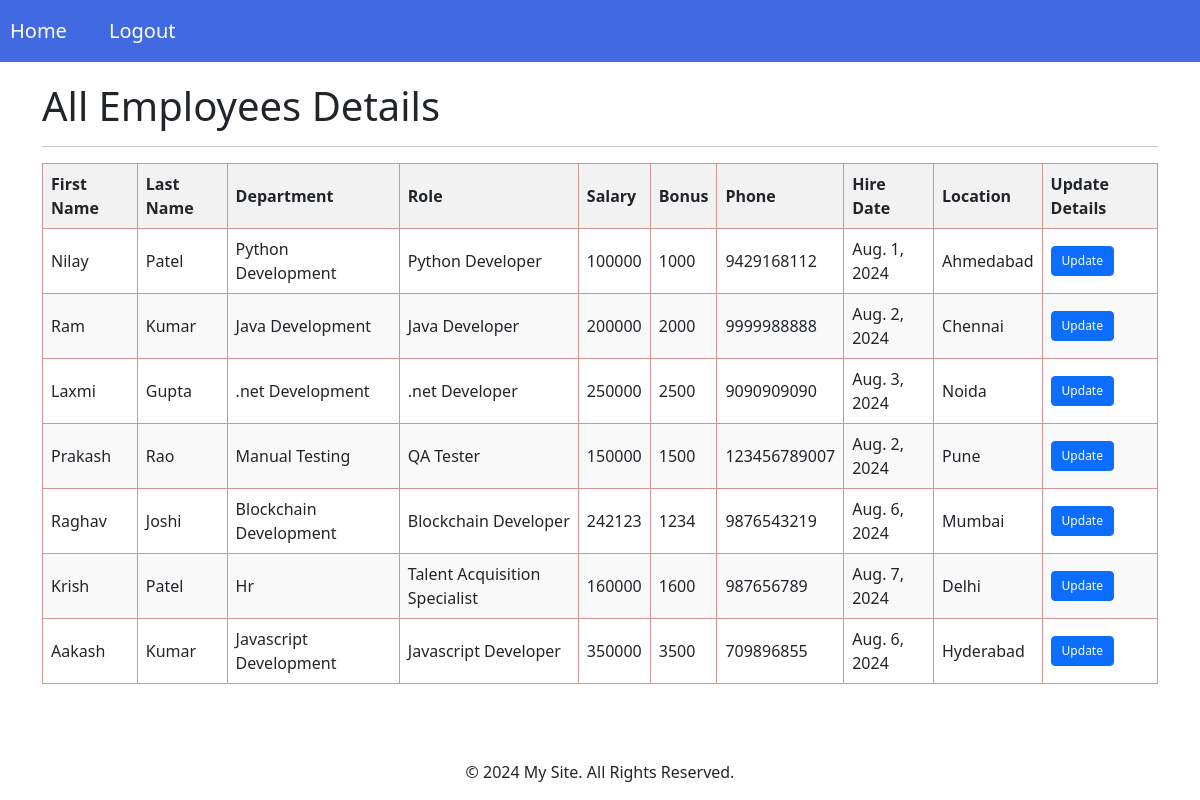
Before: /all_emp/ (signed in) with the older database file.
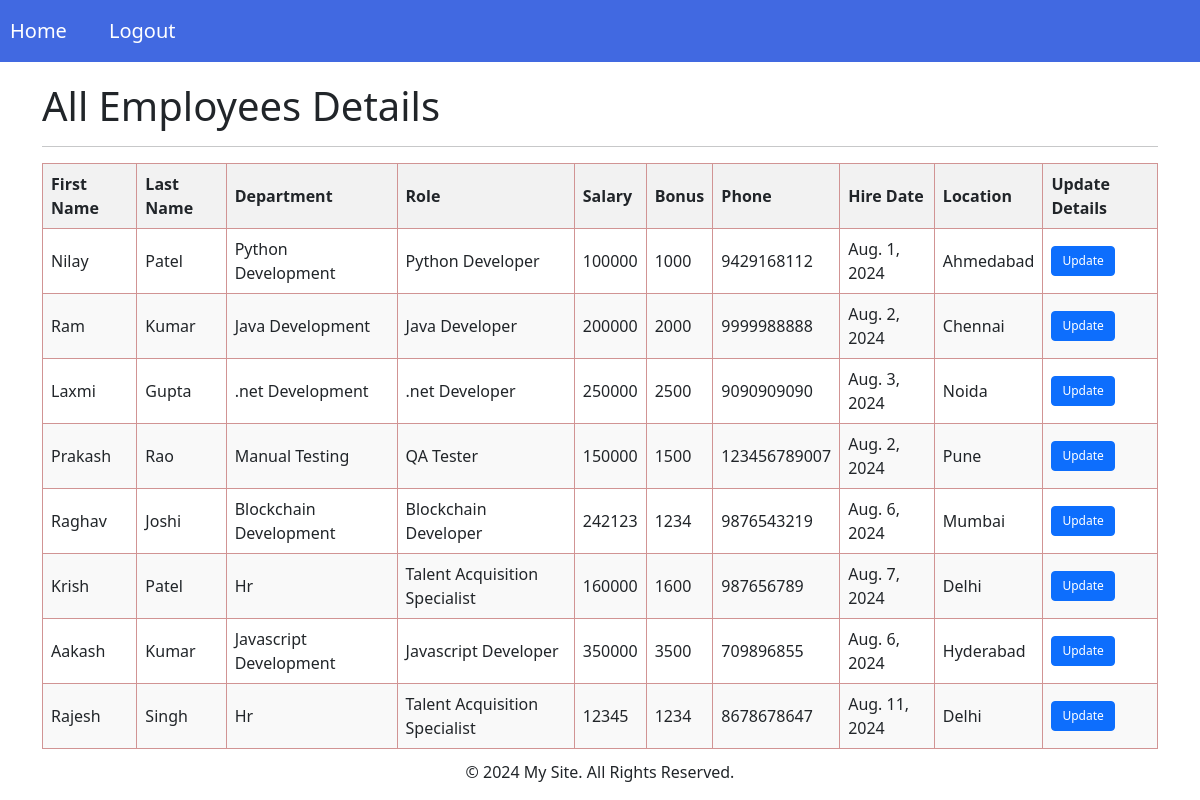
After: the same page with the newer database file.
### emp_app/models.py (models this page shows, shortened)
class Employee(models.Model):
    first_name = models.CharField(max_length=100, null=False)
    last_name = models.CharField(max_length=100)
    dept = models.ForeignKey(Department, on_delete=models.CASCADE)
    salary = models.IntegerField(default=0)
    bonus = models.IntegerField(default=0)
    role = models.ForeignKey(Role, on_delete=models.CASCADE)
    phone = models.CharField(max_length=20)  # Updated to CharField to accommodate international numbers
    hire_date = models.DateField()

class Department(models.Model):
    name = models.CharField(max_length=100,null=False)
    location = models.CharField(max_length=100)

class Role(models.Model):
    name = models.CharField(max_length=100, null=False)

### emp_app/views.py (the view)
# urls.py: path('all_emp/', views.all_emp, name='all_emp'),
@login_required
def all_emp(request):
    emps = Employee.objects.all()
    context = {'emps': emps}
    return render(request, 'view_all_emp.html', context)

### emp_app/templates/view_all_emp.html (shortened to what this page needs)
{% extends 'base.html' %}
{% block content %}
<h1>All Employees Details</h1>
<hr>
<table>
    <thead>
        <tr>
            <th>First Name</th>
            <th>Last Name</th>
            <th>Department</th>
            <th>Role</th>
            <th>Salary</th>
            <th>Bonus</th>
            <th>Phone</th>
            <th>Hire Date</th>
            <th>Location</th>
            <th>Update Details</th>
        </tr>
    </thead>
    <tbody>
        {% for emp in emps %}
            <tr>
                <td>{{ emp.first_name }}</td>
                <td>{{ emp.last_name }}</td>
                <td>{{ emp.dept.name }}</td>
                <td>{{ emp.role.name }}</td>
                <td>{{ emp.salary }}</td>
                <td>{{ emp.bonus }}</td>
                <td>{{ emp.phone }}</td>
                <td>{{ emp.hire_date }}</td>
                <td>{{ emp.dept.location }}</td>
                <td>
                    <a href="{% url 'update_emp' emp.id %}" class="btn btn-primary btn-small">Update</a>
                </td>
            </tr>
        {% empty %}
            <tr>
                <td colspan="10">No employees found.</td>
            </tr>
        {% endfor %}
    </tbody>
</table>
{% endblock %}

### emp_app/templates/base.html (shortened to what this page needs)
<!DOCTYPE html>
<html lang="en">
<head>
    {% load static %}
    <link href="https://cdn.jsdelivr.net/npm/bootstrap@5.1.3/dist/css/bootstrap.min.css" rel="stylesheet">
    <link rel="stylesheet" href="{% static 'styles.css' %}">
</head>
<body>
    <nav class="navbar navbar-expand-lg navbar-light">
        <a class="navbar-brand" href="{% url 'index' %}">Home</a>
        <a class="nav-link" href="{% url 'logout' %}">Logout</a>
    </nav>
    <div class="container">
        {% block content %}{% endblock %}
    </div>
    <footer class="footer">
        <p class="footer-text">&copy; 2024 My Site. All Rights Reserved.</p>
    </footer>
</body>
</html>

### emp_app/templates/base.html (style rules this page uses)
body { background-color: white; }
.navbar { background-color: royalblue !important; }
.navbar .navbar-brand, .navbar .nav-link { margin-left: 10px; font-weight: 500; color: white !important; font-size: 20px; }
.container { margin-top: 20px; }
.footer { padding: 16px 0; position: fixed; width: 100%; bottom: 0; }
.footer .footer-text { text-align: center; margin: 0; }

### emp_app/templates/view_all_emp.html (style rules this page uses)
table { width: 100%; border-collapse: collapse; }
th, td { border: 1px solid #d19494; padding: 8px; }
th { background-color: #f2f2f2; text-align: left; }
tr:nth-child(even) { background-color: #f9f9f9; }
.btn-small { padding: 5px 10px; font-size: 12px; border-radius: 4px; }

Changed rows visible on the page:
added Employee: first_name "Rajesh", last_name "Singh", dept.name "Hr", role.name "Talent Acquisition Specialist", salary "12345", bonus "1234", phone "8678678647", hire_date "Aug. 11, 2024", dept.location "Delhi"
